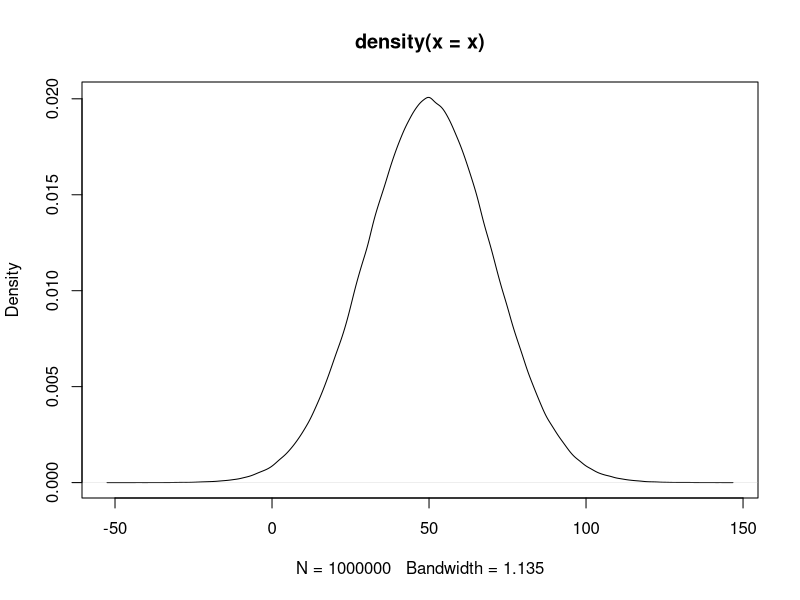
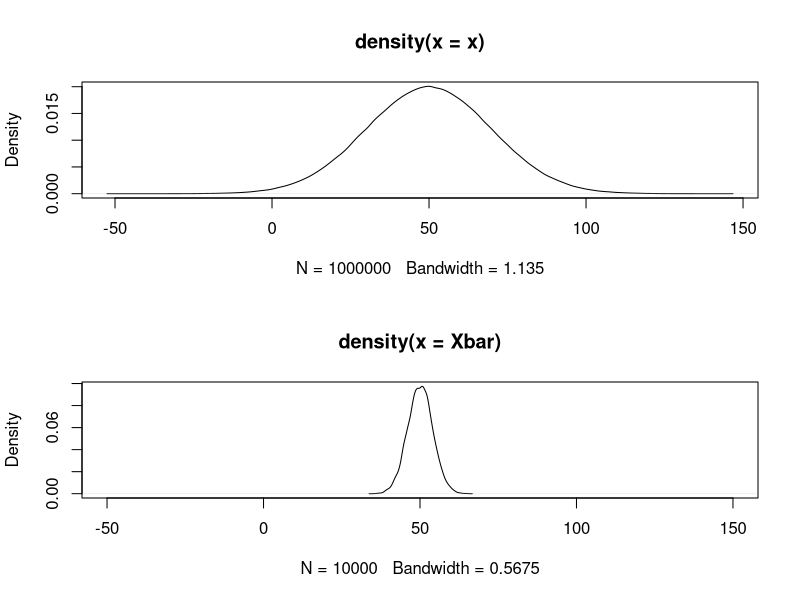
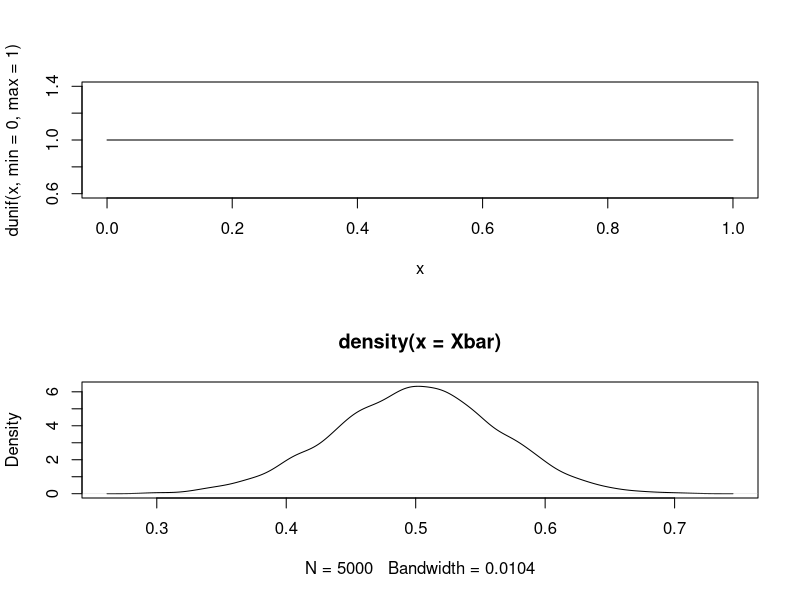
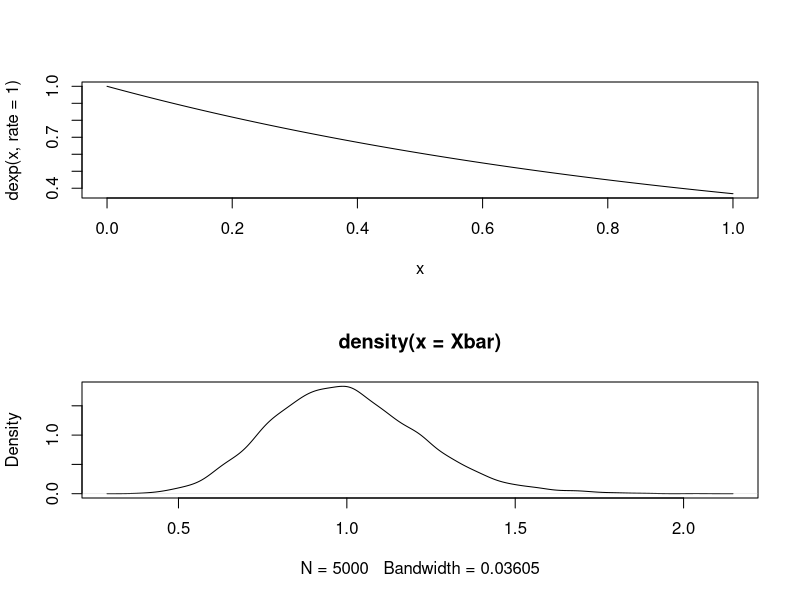
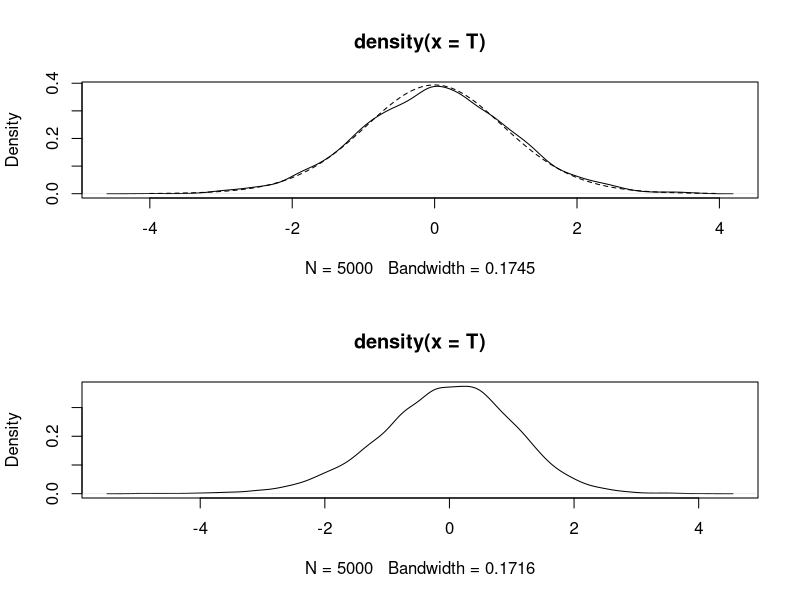
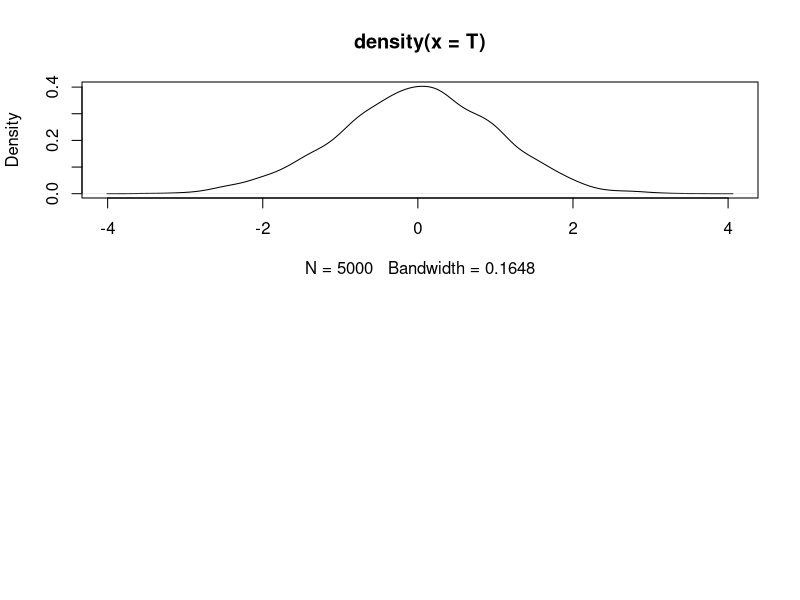

These charts were generated, in order, by the following R code:
# Week 3
# Psyc 5316

########################################################################
# sampling distribution for the sample mean

# start with a simulated normal population
x=rnorm(n=1e6, mean=50, sd=20)  
plot(density(x))

# how do we sample in R?
sample(x, size=25)  

# let's generate a sampling distribution for n=25
# basic loop
# 1. take sample of size 25
# 2. compute the mean of the sample
# 3. store the mean in a vector
# 4. do this a bunch of times

N = 10000
Xbar=rep(0,N)
for (i in 1:N){
  Xsamp=sample(x, size=25)
  Xbar[i]=mean(Xsamp)
}

# let's plot the sampling distibution underneath the population
par(mfrow=c(2,1))
plot(density(x))
plot(density(Xbar),xlim=c(-50,150))

# compute mean and standard deviation of sampling distribution
mean(Xbar)
sd(Xbar)


#######################################################################
# computing probabilities of samples



#######################################################################
# sampling from non-normal distributions

# Uniform distribution

N=5000
Xbar=rep(0,N)
for (i in 1:N){
  Xsamp=runif(n=20, min=0, max=1)
  Xbar[i]=mean(Xsamp)
}

par(mfrow=c(2,1))
x=seq(0,1,0.01)
plot(x, dunif(x, min=0, max=1), type="l")
plot(density(Xbar))


# exponential distribution

N=5000
Xbar=rep(0,N)
for (i in 1:N){
  Xsamp=rexp(n=20, rate=1)
  Xbar[i]=mean(Xsamp)
}

x=seq(0,1,0.01)
plot(x, dexp(x, rate=1), type="l")
plot(density(Xbar))


# t-scores from contaminated normal

# first, we define a function to generate a contaminated normal distribution

rcnorm <- function(n,mean,sd1,sd2,prob){
  x0 = rnorm(n, mean, sd=sd1)
  x1 = rnorm(n, mean, sd=sd2)
  flag = rbinom(n, size=1, prob)
  return(x0*(1-flag) + x1*flag)
}

# draw 5000 samples of size 20 and compute t-scores

N=5000
T=rep(0,N)
for (i in 1:N){
  samp=rcnorm(n=20, mean=50, sd1=3, sd2=10, prob=0.5)
  T[i]=(mean(samp)-50)/(sd(samp)/sqrt(20))
}

x=seq(-4,4,0.01)
plot(density(T))
lines(x,dt(x,df=19),lty=2) # looks pretty similar, right?

# 95% confidence intervals for Student's t:
qt(c(0.025,0.975),df=19)

# what does this equate to in OUR sampling distribution?
sum(T>-2.09 & T<2.09)/5000     


# t-scores from lognormal distribution

# some stuff that you need to make it work!
m <- 50
s <- 10
location <- log(m^2 / sqrt(s^2 + m^2))
shape <- sqrt(log(1 + (s^2 / m^2)))

# small sample: n=20
N=5000
T=rep(0,N)
for (i in 1:N){
  samp=rlnorm(n=20, meanlog=location, sdlog=shape)
  T[i]=(mean(samp)-50)/(sd(samp)/sqrt(20))
}

plot(density(T))
quantile(T,probs=c(0.025, 0.975))

# large sample: n=200
N=5000
T=rep(0,N)
for (i in 1:N){
  samp=rlnorm(n=200, meanlog=location, sdlog=shape)
  T[i]=(mean(samp)-50)/(sd(samp)/sqrt(200))
}

plot(density(T))
quantile(T, probs=c(0.025, 0.975))
